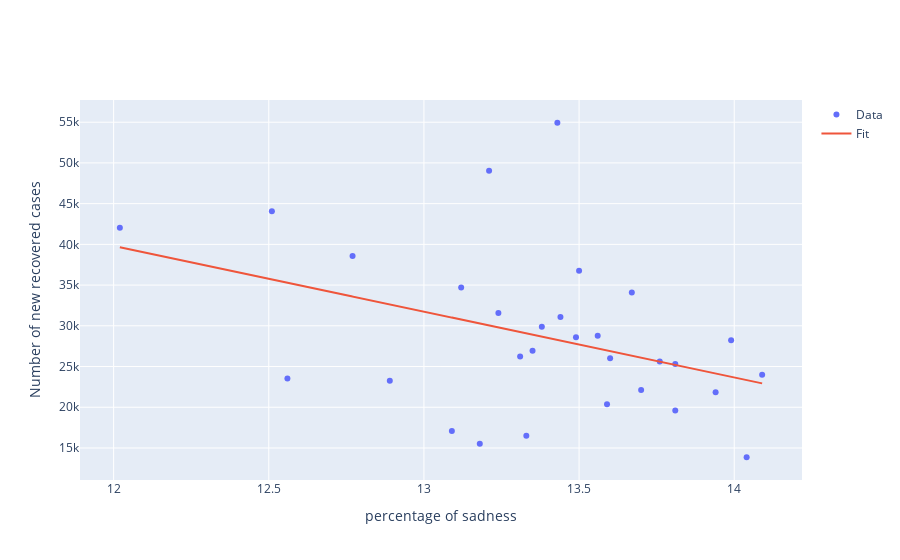

Notebook cell for this chart:
### Code cell
conclusion('sadness', 'New_Recovered', -1)
